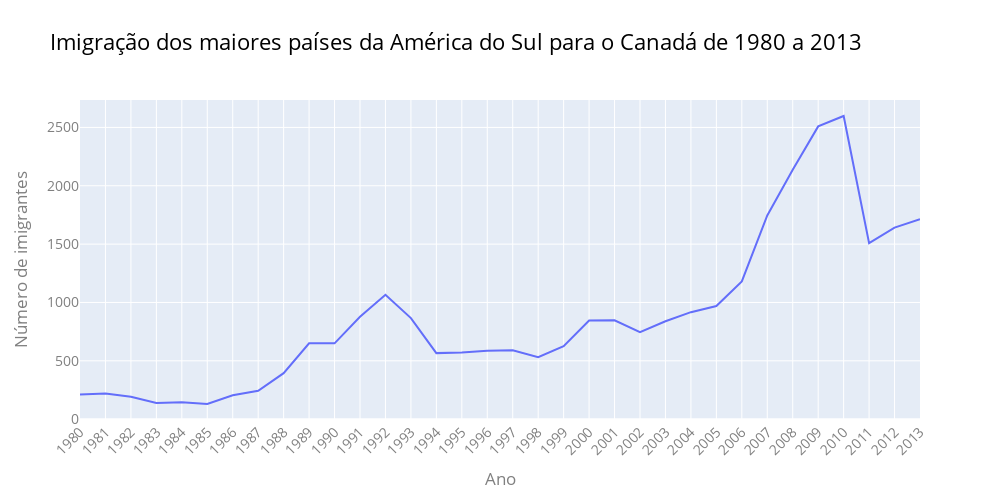

Source (notebook cell):
### Code cell
fig = px.line(dados_brasil, x='ano', y='imigrantes', 
              title='Imigração dos maiores países da América do Sul\npara o Canadá de 1980 a 2013'
              )
fig.update_layout(width=1000, 
                  height=500, 
                  xaxis={'tickangle':-45},
                  xaxis_title='Ano',
                  yaxis_title='Número de imigrantes',
                  font_size=14,
                  font_color='grey',
                  title_font_color = 'black',
                  title_font_size = 22               
                  )
fig.show()

### Figure 1 — Plotly figure (JSON) as saved in the notebook; plotly's stock layout.template omitted (floating-point values rounded to 4 significant figures)
{"data": [{"hovertemplate": "ano=%{x}<br>imigrantes=%{y}<extra></extra>", "legendgroup": "", "line": {"color": "#636efa", "dash": "solid"}, "marker": {"symbol": "circle"}, "mode": "lines", "name": "", "orientation": "v", "showlegend": false, "type": "scatter", "x": ["1980", "1981", "1982", "1983", "1984", "1985", "1986", "1987", "1988", "1989", "1990", "1991", "1992", "1993", "1994", "1995", "1996", "1997", "1998", "1999", "2000", "2001", "2002", "2003", "2004", "2005", "2006", "2007", "2008", "2009", "2010", "2011", "2012", "2013"], "xaxis": "x", "y": [211, 220, 192, 139, 145, 130, 205, 244, 394, 650, 650, 877, 1066, 866, 566, 572, 586, 591, 531, 626, 845, 847, 745, 839, 917, 969, 1181, 1746, 2138, 2509, 2598, 1508, 1642, 1714], "yaxis": "y"}], "layout": {"font": {"color": "grey", "size": 14}, "height": 500, "legend": {"tracegroupgap": 0}, "title": {"font": {"color": "black", "size": 22}, "text": "Imigração dos maiores países da América do Sul\npara o Canadá de 1980 a 2013"}, "width": 1000, "xaxis": {"anchor": "y", "domain": [0, 1], "tickangle": -45, "title": {"text": "Ano"}}, "yaxis": {"anchor": "x", "domain": [0, 1], "title": {"text": "Número de imigrantes"}}}}
